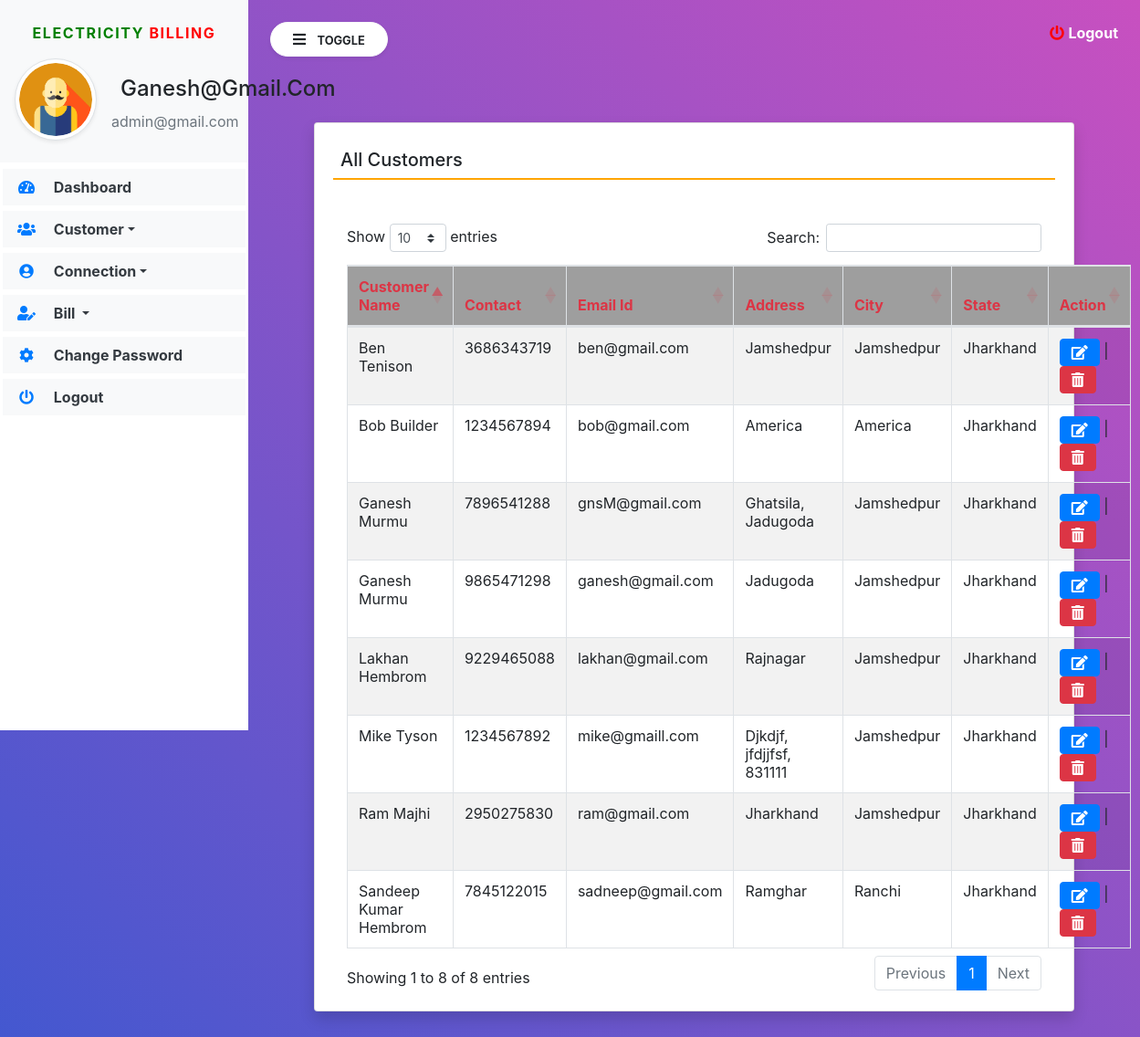
Screenshot of /view_Customer (signed in) with the database file from the repository.
### electricity/models.py (models this page shows, shortened)
class Customer(models.Model):
    user = models.ForeignKey(User,on_delete=models.CASCADE)
    contact = models.CharField(max_length=15, null=True)
    address = models.CharField(max_length=200, null=True)
    city = models.CharField(max_length=100,null=True)
    state = models.CharField(max_length=100, null=True)
    regdate = models.DateTimeField(auto_now_add=True)

### electricity/views.py (the view)
# urls.py: path('view_Customer', view_Customer,name='view_Customer'),
def view_Customer(request):
    if not request.user.is_authenticated:
        return redirect('admin_login')
    customer = Customer.objects.all()
    return render(request,'view_Customer.html', locals())

### electricity/templates/view_Customer.html
{% extends 'navbar1.html' %}
{% load static %}
{% block body1 %}
<div class="card shadow m-5">
    <div class="card-body">
		<h5 class="p-2" style="border-bottom: 2px solid orange">All Customers</h5>
     <div class="container mt-5">
		<h1 class="text-success text-center"></h1>
		<table id="example" class="table table-striped table-bordered" style="width:100%">
			<thead style="background-color: #9e9e9e">
				<tr>
					<th class="text-danger">Customer Name</th>
					<th class="text-danger">Contact</th>
					<th class="text-danger">Email Id</th>
					<th class="text-danger">Address</th>
					<th class="text-danger">City</th>
					<th class="text-danger">State</th>
					<th class="text-danger">Action</th>
				</tr>
			</thead>
			<tbody>
              {% for i in customer %}
			  <tr>
				  <td>{{i.user.first_name}} {{i.user.last_name}}</td>
				  <td>{{i.contact}}</td>
				  <td>{{i.user.username}}</td>
				  <td>{{i.address}}</td>
				  <td>{{i.city}}</td>
				  <td>{{i.state}}</td>
				  <td><a href="{% url 'edit_Customer' i.id %}" class="btn btn-primary"><i class="fas fa-edit"></i></a> |
					  <a href="{% url 'delete_Customer' i.id %}" class="btn btn-danger" onclick="return confirm('Are you sure to delete this Customer Details ?')"><i class="fas fa-trash-alt"></i></a></td>
			  </tr>
			{% endfor %}
			</tbody>
		</table>
	</div>
	</div>
</div>
{% endblock %}

### electricity/templates/navbar1.html (shortened to what this page needs)
{% load static %}
<html>
<head>
<link rel="stylesheet"
	href="https://maxcdn.bootstrapcdn.com/bootstrap/4.5.2/css/bootstrap.min.css">
<link rel="stylesheet"
	href="https://pro.fontawesome.com/releases/v5.10.0/css/all.css"
 />
<link rel="stylesheet"
	href="https://cdnjs.cloudflare.com/ajax/libs/twitter-bootstrap/4.5.2/css/bootstrap.css">
<link rel="stylesheet"
	href="https://cdn.datatables.net/1.11.3/css/dataTables.bootstrap4.min.css">
<link rel="stylesheet" href="{% static 'css/sidebar.css' %}">
</head>
<body>
	<div class="bg-white vertical-nav" id="sidebar">
		<div class="bg-light py-4 px-3 mb-1">
			<p class="text-center font-weight-bold text-uppercase px-3 sidebar-title"><span style="color:green">Electricity</span> <span style="color:red">Billing</span></p>
			<div class="media d-flex align-items-center">
				<img src="{% static 'images/user12.png' %}" width="90" height="90"
					class="mr-3 rounded-circle img-thumbnail shadow-sm">
				<div class="media-body">
					<h4 class="mb-0" style="text-transform: capitalize;">{{request.user.username}}</h4>
					<p class="text-muted mb-0">admin@gmail.com</p>
				</div>
			</div>
		</div>
		<ul class="nav flex-column bg-white">
			<li class="nav-item"><a href="{% url 'admin_home' %}"
				class="nav-link text-dark bg-light"> <i
					class="fas fa-tachometer-alt fa-fw mr-3 text-primary"></i>
					Dashboard
			</a></li>
			<li class="nav-item dropdown"><a href=""
				class="nav-link dropdown-toggle text-dark bg-light" id="navbardrop"
				data-toggle="dropdown"> <i
					class="fas fa-users fa-fw mr-3 text-primary"></i> Customer</a>
			</li>
			<li class="nav-item dropdown"><a href=""
				class="nav-link dropdown-toggle text-dark bg-light" id="navbardrop"
				data-toggle="dropdown">
				<i class="fas fa-user-circle fa-fw mr-3 text-primary"></i> Connection</a>
			</li>
			<li class="nav-item dropdown"><a href=""
				class="nav-link dropdown-toggle text-dark bg-light" id="navbardrop"
				data-toggle="dropdown"> <i
					class="fas fa-user-edit fa-fw mr-3 text-primary"></i> Bill
			</a>
				</li>
               <li class="nav-item"><a href="{% url 'change_password' %}"
				class="nav-link text-dark bg-light"> <i
					class="fas fa-cog fa-fw mr-3 text-primary"></i>
					Change Password
			</a></li>
			<li class="nav-item"><a href="{% url 'logout' %}"
				class="nav-link text-dark bg-light">
				<i class="fas fa-power-off fa-fw mr-3 text-primary"></i>
					Logout
			</a></li>
		</ul>
	</div>
	<div class="page-content p-4" id="content">
		<a data-toggle="modal" data-target="#exampleModalCenter" title="logout" class="text-white float-right"><i
			class="fas fa-power-off"></i> <b>Logout</b></a>
		<button id="sidebarCollapse" type="button"
			class="btn btn-light bg-white rounded-pill shadow-sm px-4 mb-4">
			<i class="fas fa-bars mr-2"></i> <small
				class="text-uppercase font-weight-bold">Toggle</small>
		</button>
		{% block body1 %}
		{% endblock %}
</div>
</body>
</html>

### electricity/static/css/sidebar.css (style rules this page uses)
.sidebar-title { letter-spacing: 0.1em; color: #aaa; }
body { background: linear-gradient(-135deg, #c850c0, #4158d0); min-height: 100vh; }
.vertical-nav { min-width: 17rem; width: 17rem; height: 100vh; position: fixed; top: 0; left: 0; transition:all 0.4s; }
.page-content { width: calc(100%-17rem); margin-left: 17rem; transition:all 0.4s; }
.nav-link { font-weight : bold; }
.fa-power-off { color: red; }

### electricity/templates/navbar1.html (style rules this page uses)
.nav-item { padding: 3px !important; }
h2, h4 { padding: 10px; }

### rows the page displays
Customer: user.first_name "Ganesh", user.last_name "Murmu", contact "7896541288", user.username "gnsM@gmail.com", address "Ghatsila, Jadugoda", city "Jamshedpur", state "Jharkhand"
Customer: user.first_name "Ganesh", user.last_name "Murmu", contact "9865471298", user.username "ganesh@gmail.com", address "Jadugoda", city "Jamshedpur", state "Jharkhand"
Customer: user.first_name "Sandeep", user.last_name "Kumar Hembrom", contact "7845122015", user.username "sadneep@gmail.com", address "Ramghar", city "Ranchi", state "Jharkhand"
Customer: user.first_name "Lakhan", user.last_name "Hembrom", contact "9229465088", user.username "lakhan@gmail.com", address "Rajnagar", city "Jamshedpur", state "Jharkhand"
Customer: user.first_name "Mike", user.last_name "Tyson", contact "1234567892", user.username "mike@gmaill.com", address "Djkdjf, jfdjjfsf, 831111", city "Jamshedpur", state "Jharkhand"
Customer: user.first_name "Bob", user.last_name "Builder", contact "1234567894", user.username "bob@gmail.com", address "America", city "America", state "Jharkhand"
Customer: user.first_name "Ben", user.last_name "Tenison", contact "3686343719", user.username "ben@gmail.com", address "Jamshedpur", city "Jamshedpur", state "Jharkhand"
Customer: user.first_name "Ram", user.last_name "Majhi", contact "2950275830", user.username "ram@gmail.com", address "Jharkhand", city "Jamshedpur", state "Jharkhand"

### other values shown
{{ request.user.username }} "Ganesh@gmail.com"
